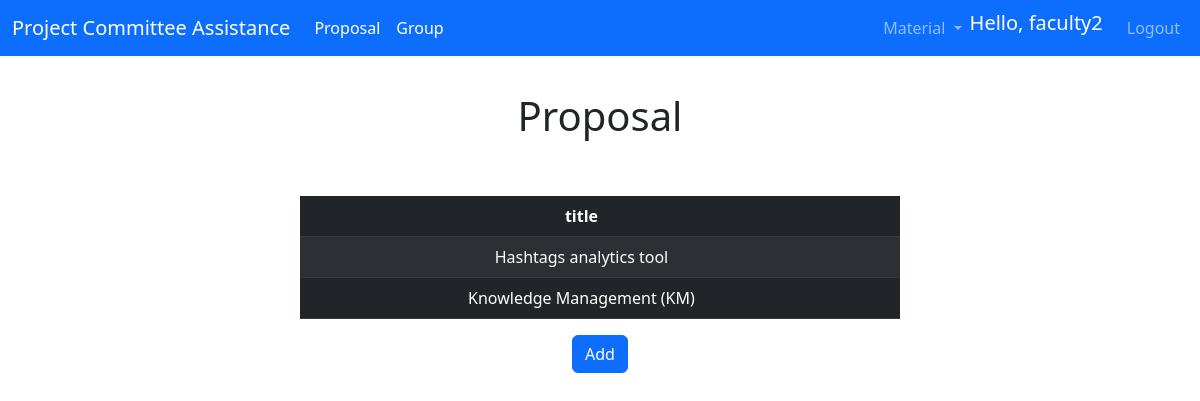
Page /proposal (signed in) on the committed database.
### app/models.py (models this page shows, shortened)
class User(UserMixin,db.Model):
    id = db.Column(db.Integer, primary_key=True)
    username = db.Column(db.String(64), index=True, unique=True, nullable=False)
    email = db.Column(db.String(120), index=True, unique=True, nullable=False)
    password_hash = db.Column(db.String(128), nullable=False)
    admin = db.Column(db.Boolean, default=False)
    faculty = db.Column(db.Boolean, default=False)
    student = db.Column(db.Boolean, default=False)
    leader = db.Column(db.Boolean, default=False)
    sId = db.Column(db.Integer)
    gpa = db.Column(db.Float)
    member = db.Column(db.Integer, db.ForeignKey('group.id'))
    author = db.relationship('Proposal', backref='user', lazy=True)

class Proposal(db.Model):
    id = db.Column(db.Integer, primary_key=True,)
    title = db.Column(db.String(64), index=True, unique=True, nullable=False)
    desc = db.Column(db.String(2064), index=True, nullable=False)
    published = db.Column(db.Boolean, default=False)
    owned = db.Column(db.Boolean, default=False)
    author = db.Column(db.Integer, db.ForeignKey('user.id'))
    holder = db.Column(db.Integer, db.ForeignKey('group.id'))

### app/routes.py (the view)
@app.route('/proposal', methods=['GET', 'POST'])
@login_required
@isFaculty()
def proposal():
    proposals = Proposal.query.filter_by(author = current_user.id)
    return render_template("proposal.html", title='Proposal', proposals=proposals)

### app/models.py (called while the page is built)
@login.user_loader
def load_user(id):
    return User.query.get(int(id))

### app/templates/proposal.html (shortened to what this page needs)
{% extends "base.html" %}
{% block content %}
<h1 class="d-flex aligns-items-center justify-content-center header" style= "margin-top: 3%;">Proposal</h1>
<br>
<br>
<div class="text-center" style="margin-left : 25% ;width: 50%;">
    <table class="table d-table table-dark table-striped">
        <thead>
            <tr>
            <th scope="col">title</th>
            <th scope="col"></th>
            </tr>
        </thead>
        <tbody>
            {% for proposal in proposals %}
            <tr>
                <td>{{ proposal.title }}</td>
                <td>
                </td>
            </tr>
            {% endfor %}
        </tbody>
    </table>
    </div>
    <div class="d-flex aligns-items-center justify-content-center">
        <a href="{{ url_for('addProposal')}}" class="btn btn-primary" style="font-size: 30 ;">Add</a>
    </div>
{% endblock %}

### app/templates/base.html (shortened to what this page needs)
<!DOCTYPE html>
<html>
    <head>
        <link href="https://cdn.jsdelivr.net/npm/bootstrap@5.3.0-alpha1/dist/css/bootstrap.min.css" rel="stylesheet">
    </head>
    <body>
        <nav class="navbar navbar-expand-lg navbar-dark bg-primary">
            <div class="container-fluid">
              <a class="navbar-brand" href="{{ url_for('index') }}">Project Committee Assistance</a>
              <div class="collapse navbar-collapse" id="navbarSupportedContent">
                <ul class="navbar-nav me-auto my-2 my-lg-0 ">
                  {% if current_user.faculty %}
                  <li class="nav-item">
                    <a class="nav-link active" href="{{ url_for('proposal') }}" >Proposal</a>
                  </li>
                  <li class="nav-item">
                    <a class="nav-link active" href="{{ url_for('facultyView') }}" >Group</a>
                  </li>
                  {% endif %}
                </ul>
                <ul class="navbar-nav ms-auto mb-2 mb-lg-0">
                  <li class="nav-item dropdown">
                    <a class="nav-link dropdown-toggle" href="#" role="button" data-bs-toggle="dropdown" aria-expanded="false">
                      Material
                    </a>
                  </li>
                  {% if current_user.is_anonymous %}
                  <li class="nav-item">
                    <a class="nav-link" href="{{ url_for('loginChoice') }}" >Login</a>
                  </li>
                  <li class="nav-item">
                    <a class="nav-link" href="{{ url_for('registerChoice') }}" >Register</a>
                  </li>
                  {% else %}
                  <li class="nav-item">
                    <span class="navbar-brand">Hello, {{current_user.username}}</span>
                  </li>
                  <li class="nav-item">
                    <a class="nav-link" href="{{ url_for('logout') }}" >Logout</a>
                  </li>
                {% endif %}
                </ul>
              </div>
            </div>
          </nav>
        {% block content %}{% endblock %}
    </body>
</html>

### rows in the picture
User: username "faculty2"
Proposal: title "Hashtags analytics tool"
Proposal: title "Knowledge Management (KM)"
